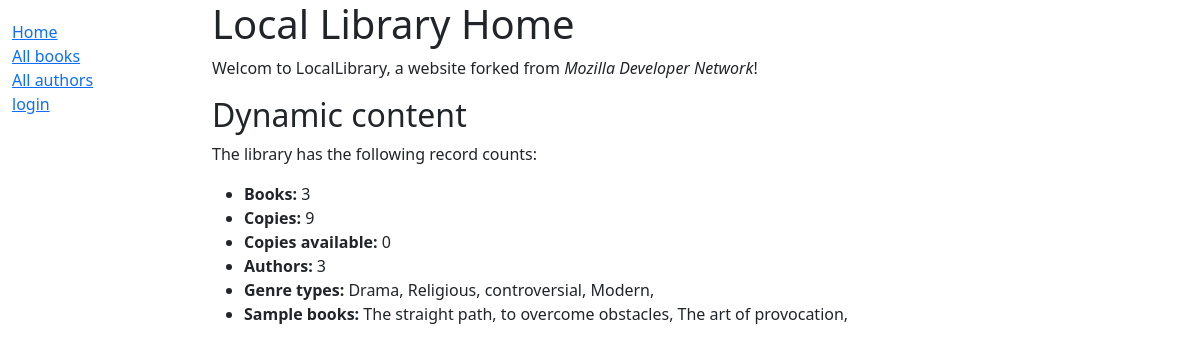
The app's page /catalog/, older data.
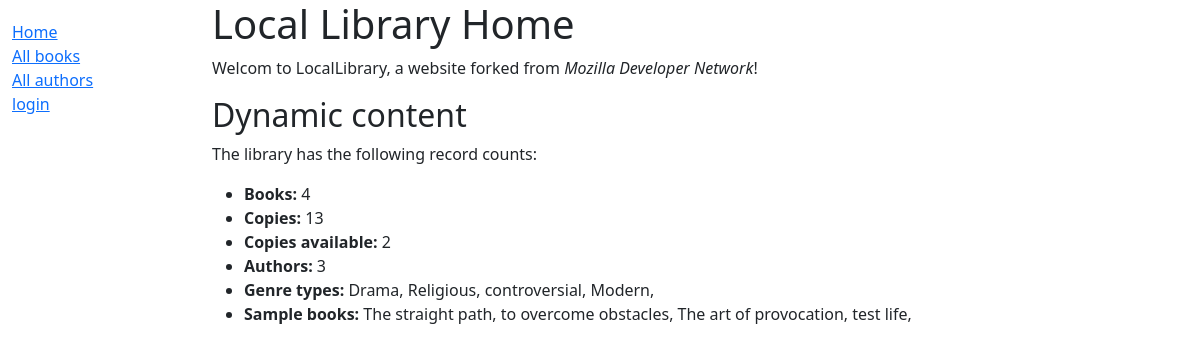
The same page, newer data.
### catalog/models.py (models this page shows, shortened)
class Genre(models.Model):
    name = models.CharField(
        max_length=200, help_text="Enter book genre (e.g Science Fiction)"
    )
    def __str__(self):
        return self.name

class Book(models.Model):
    title = models.CharField(max_length=200)
    author = models.ForeignKey("Author", on_delete=models.SET_NULL, null=True)
    summery = models.TextField(
        max_length=1000, help_text="Enter a brief description about the book"
    )
    isbn = models.CharField(
        "ISBN",
        max_length=13,
        help_text='ISBN 13 character <a href="https://www.isbn-international.org/content/what-isbn">ISBN number</a>',
    )
    genre = models.ManyToManyField(Genre, help_text="Select genre for this book")
    language = models.ForeignKey("Language", on_delete=models.SET_NULL, null=True)
    def __str__(self):
        return self.title
    def display_genre(self):
        """ create a string representing the first three genre if any"""
        return ", ".join(genre.name for genre in self.genre.all()[:3])
    display_genre.short_description = "Genre"

### catalog/views.py (the view)
# urls.py: path("", views.index, name="index"),
def index(request):
    num_books = Book.objects.count()
    num_instances = BookInstance.objects.count()
    num_instance_available = BookInstance.objects.filter(status='a').count()
    num_authors = Author.objects.count()
    genre_types = Genre.objects.all()
    book_sampls = Book.objects.all()[:5]
    num_visit = request.session.get('num_visit', 0)
    request.session['num_visit'] = num_visit + 1;
    context = {
            'book_sampls': book_sampls,
            'num_books':num_books,
            'num_instances': num_instances,
            'num_instance_available': num_instance_available,
            'num_authors': num_authors,
            'genre_types': genre_types,
            }
    return render(request, 'catalog/index.html', context=context)

### catalog/templates/catalog/index.html (shortened to what this page needs)
{% extends 'catalog/layout.html' %}
{% block content %}
	<h1>Local Library Home</h1>
	<p>Welcom to LocalLibrary, a website forked from <em>Mozilla Developer Network</em>!</p>
	<h2>Dynamic content</h2>
	<p> The library has the following record counts:</p>
	<ul>
		<li><strong>Books: </strong> {{ num_books }} </li>
		<li><strong>Copies: </strong> {{ num_instances }} </li>
		<li><strong>Copies available: </strong> {{ num_instance_available }} </li>
		<li><strong>Authors: </strong> {{ num_authors }} </li>
		<li><strong>Genre types: </strong>
			{% for genre in genre_types %}
				{{ genre }},
			{% endfor %}
		</li>
		<li><strong>Sample books: </strong>
			{% for book in book_sampls %}
				{{ book }},
			{% endfor %}
		</li>
	</ul>
{% endblock %}

Row changes from the older to the newer data that the page shows:
added Book: title "test life"
Text that changed along with them:
{{ num_books }}: "3" → "4"
{{ num_instances }}: "9" → "13"
{{ num_instance_available }}: "0" → "2"
